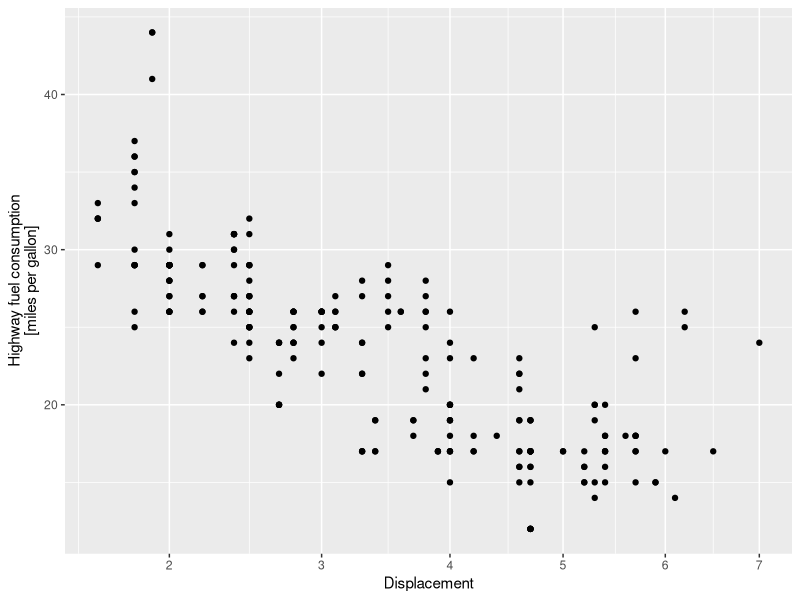
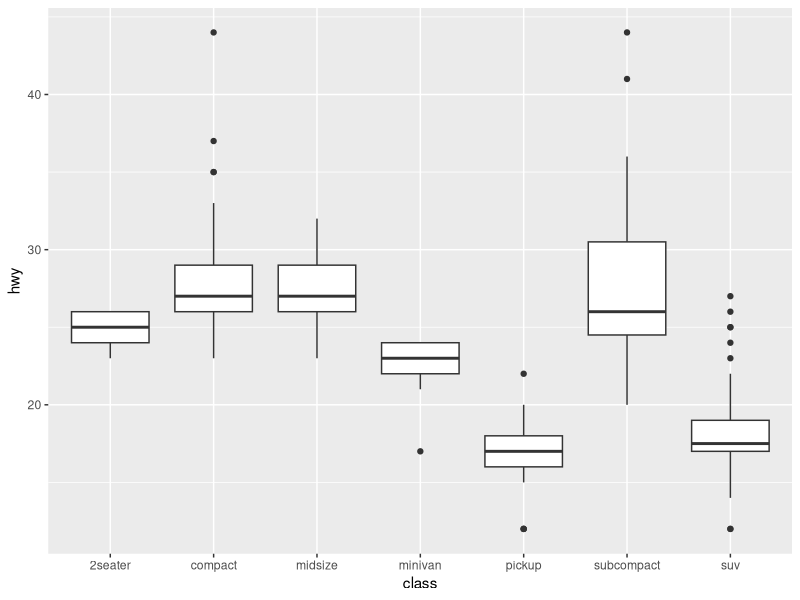
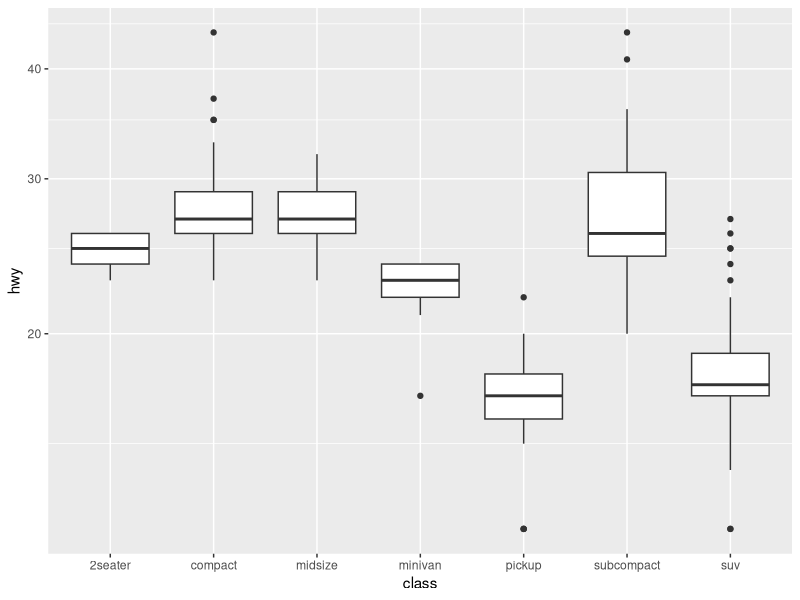
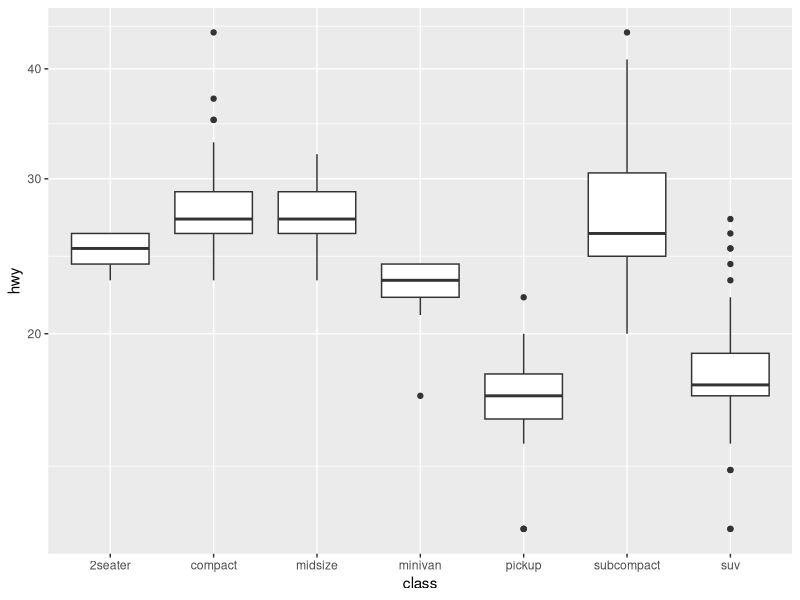
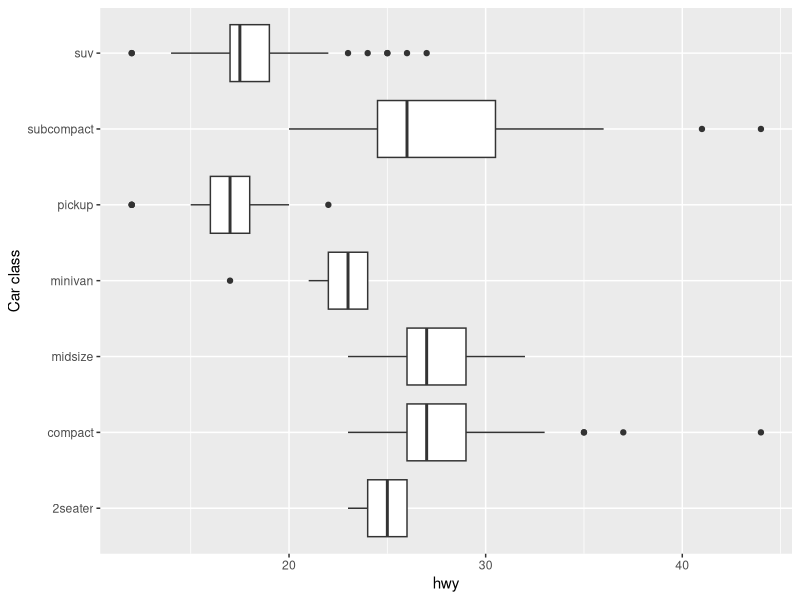

Write R code to recreate these figures, in order.
library(tidyverse)

mpg %>%
  ggplot(aes(x = displ, y = hwy)) +
  geom_point() +
  scale_x_continuous("Displacement") +
  scale_y_continuous("Highway fuel consumption\n[miles per gallon]") +
  coord_trans(x = "sqrt")

mpg %>%
  ggplot(aes(x = class, y = hwy)) +
  geom_boxplot()

mpg %>%
  ggplot(aes(x = class, y = hwy)) +
  geom_boxplot() +
  coord_trans(y = "log10")

mpg %>%
  ggplot(aes(x = class, y = hwy)) +
  geom_boxplot() +
  scale_y_log10()

mpg %>%
  ggplot(aes(x = class, y = hwy)) +
  geom_boxplot() +
  coord_flip() +
  scale_x_discrete("Car class")
